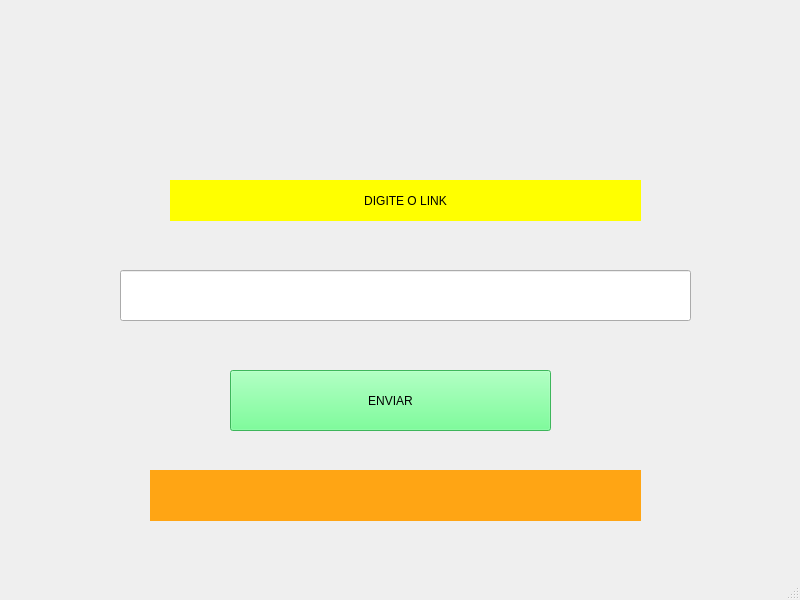
<?xml version="1.0" encoding="UTF-8"?>
<ui version="4.0">
 <class>MainWindow</class>
 <widget class="QMainWindow" name="MainWindow">
  <property name="geometry">
   <rect>
    <x>0</x>
    <y>0</y>
    <width>800</width>
    <height>600</height>
   </rect>
  </property>
  <property name="windowTitle">
   <string>MainWindow</string>
  </property>
  <widget class="QWidget" name="centralwidget">
   <widget class="QPushButton" name="pushButton">
    <property name="geometry">
     <rect>
      <x>230</x>
      <y>370</y>
      <width>321</width>
      <height>61</height>
     </rect>
    </property>
    <property name="styleSheet">
     <string notr="true">font: 75 14pt &quot;MS Shell Dlg 2&quot;;
background-color: rgb(85, 255, 127);</string>
    </property>
    <property name="text">
     <string>ENVIAR</string>
    </property>
   </widget>
   <widget class="QLineEdit" name="lineEdit">
    <property name="geometry">
     <rect>
      <x>120</x>
      <y>270</y>
      <width>571</width>
      <height>51</height>
     </rect>
    </property>
   </widget>
   <widget class="QLabel" name="label">
    <property name="geometry">
     <rect>
      <x>170</x>
      <y>180</y>
      <width>471</width>
      <height>41</height>
     </rect>
    </property>
    <property name="layoutDirection">
     <enum>Qt::LeftToRight</enum>
    </property>
    <property name="styleSheet">
     <string notr="true">font: 75 12pt &quot;MS Shell Dlg 2&quot;;
background-color: rgb(255, 255, 0);</string>
    </property>
    <property name="text">
     <string>DIGITE O LINK</string>
    </property>
    <property name="alignment">
     <set>Qt::AlignCenter</set>
    </property>
   </widget>
   <widget class="QLabel" name="erro">
    <property name="geometry">
     <rect>
      <x>150</x>
      <y>470</y>
      <width>491</width>
      <height>51</height>
     </rect>
    </property>
    <property name="styleSheet">
     <string notr="true">font: 75 10pt &quot;MS Shell Dlg 2&quot;;
background-color: rgb(255, 165, 20);</string>
    </property>
    <property name="text">
     <string/>
    </property>
    <property name="alignment">
     <set>Qt::AlignCenter</set>
    </property>
   </widget>
  </widget>
  <widget class="QMenuBar" name="menubar">
   <property name="geometry">
    <rect>
     <x>0</x>
     <y>0</y>
     <width>800</width>
     <height>26</height>
    </rect>
   </property>
  </widget>
  <widget class="QStatusBar" name="statusbar"/>
 </widget>
 <resources/>
 <connections/>
</ui>
